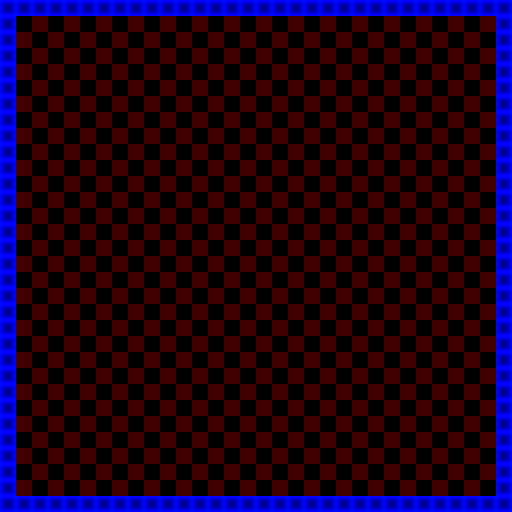

This game map was drawn from its Tiled (.tmx) file and the tilesets committed beside it. A one-line description and the trimmed map source follow:
An orthogonal 32x32 tile map with 16x16 px tiles, 2 tile layers (Background, Solids) and 7 objects (3x object_ball, 2x ngin_Marker, 2x object_snake).

<map version="1.0" orientation="orthogonal" renderorder="right-down" width="32" height="32" tilewidth="16" tileheight="16" nextobjectid="15">
 <tileset firstgid="1" name="Tileset" tilewidth="16" tileheight="16">
  <image source="tileset.png" width="48" height="16" />
  <tile id="2">
   <properties>
    <property name="Solid" value="true" />
   </properties>
  </tile>
 </tileset>
 <layer name="Background" width="32" height="32">
  <data>[1024 cells, 1024 non-empty, 2 distinct tile ids]</data>
 </layer>
 <layer name="Solids" width="32" height="32">
  <data>[1024 cells, 124 non-empty, 1 distinct tile ids]</data>
 </layer>
 <objectgroup name="Object Layer 1">
  <object id="7" name="a" type="object_ball" x="283" y="92" width="8" height="8" />
  <object id="8" name="visualView" type="ngin_Marker" x="0" y="0" width="248" height="232" />
  <object id="9" name="b" type="object_ball" x="40.5" y="149.5" width="8" height="8" />
  <object id="10" name="c" type="object_ball" x="178.667" y="320" width="8" height="8" />
  <object id="11" name="d" type="object_snake" x="208" y="112" width="8" height="8" />
  <object id="12" name="e" type="object_snake" x="109.5" y="205.5" width="8" height="8" />
  <object id="14" name="spawnView" type="ngin_Marker" x="320" y="-64" width="376" height="360" />
 </objectgroup>
</map>
